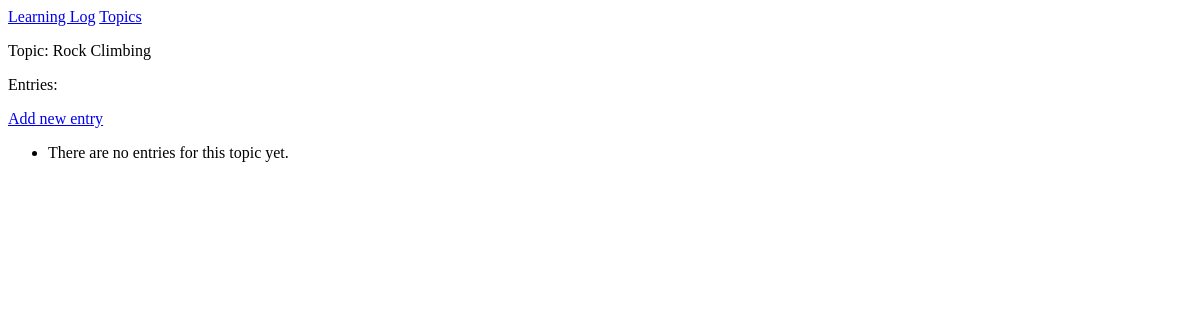
Before: /topics/2/ with the older database file.
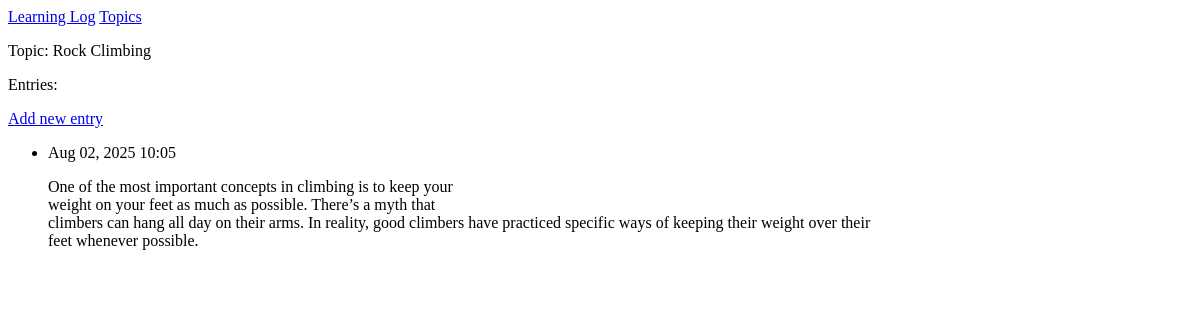
After: the same page with the newer database file.
### learning_logs/models.py (models this page shows, shortened)
class Entry(models.Model):
    topic = models.ForeignKey(Topic, on_delete=models.CASCADE)
    text = models.TextField()
    date_added = models.DateTimeField(auto_now_add=True)
    class Meta:
        verbose_name_plural = 'entries'

### learning_logs/views.py (the view)
# urls.py: path('topics/<int:topic_id>/', views.topic, name="topic"),
def topic(request, topic_id):
    topic = Topic.objects.get(id=topic_id)
    entries = topic.entry_set.order_by('-date_added')
    context = {'topic':topic, 'entries':entries}
    return render(request, 'learning_logs/topic.html', context)

### learning_logs/models.py (called while the page is built)
    def __str__(self):
        return self.text

### learning_logs/templates/learning_logs/topic.html
{% extends 'learning_logs/base.html' %} {% block content %}
<p>Topic: {{ topic }}</p>
<p>Entries:</p>
<p>
  <a href="{% url 'learning_logs:new_entry' topic.id %}"> Add new entry </a>
</p>
<ul>
  {% for entry in entries %}
  <li>
    <p>{{ entry.date_added|date:"M d, Y H:i" }}</p>
    <p>{{ entry.text|linebreaks }}</p>
  </li>
  {% empty %}
  <li>There are no entries for this topic yet.</li>
  {% endfor %}
</ul>
{% endblock content%}

Changed rows visible on the page:
added Entry: date_added "Aug 02, 2025 10:05", text "One of the most important concepts in climbing is to keep your weight on your feet as much as possible. There’s a myth that climbers can hang all day on their arms. In reality, good climbers have practiced specific ways of keeping their weight over their feet whenever possible."
Other visible differences:
text no longer shown: "There are no entries for this topic yet."
